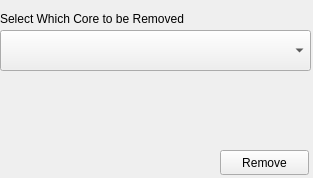
<?xml version="1.0" encoding="UTF-8"?>
<ui version="4.0">
 <class>MainWindow</class>
 <widget class="QMainWindow" name="MainWindow">
  <property name="geometry">
   <rect>
    <x>0</x>
    <y>0</y>
    <width>313</width>
    <height>178</height>
   </rect>
  </property>
  <property name="windowTitle">
   <string>MainWindow</string>
  </property>
  <widget class="QWidget" name="centralwidget">
   <widget class="QWidget" name="widget" native="true">
    <property name="geometry">
     <rect>
      <x>0</x>
      <y>0</y>
      <width>791</width>
      <height>351</height>
     </rect>
    </property>
    <widget class="QComboBox" name="comboBox">
     <property name="geometry">
      <rect>
       <x>0</x>
       <y>30</y>
       <width>311</width>
       <height>41</height>
      </rect>
     </property>
     <property name="currentText">
      <string/>
     </property>
    </widget>
    <widget class="QLabel" name="label">
     <property name="geometry">
      <rect>
       <x>0</x>
       <y>10</y>
       <width>231</width>
       <height>17</height>
      </rect>
     </property>
     <property name="text">
      <string>Select Which Core to be Removed</string>
     </property>
    </widget>
    <widget class="QPushButton" name="pushButton">
     <property name="geometry">
      <rect>
       <x>220</x>
       <y>150</y>
       <width>89</width>
       <height>25</height>
      </rect>
     </property>
     <property name="text">
      <string>Remove</string>
     </property>
    </widget>
   </widget>
  </widget>
 </widget>
 <resources/>
 <connections/>
</ui>
